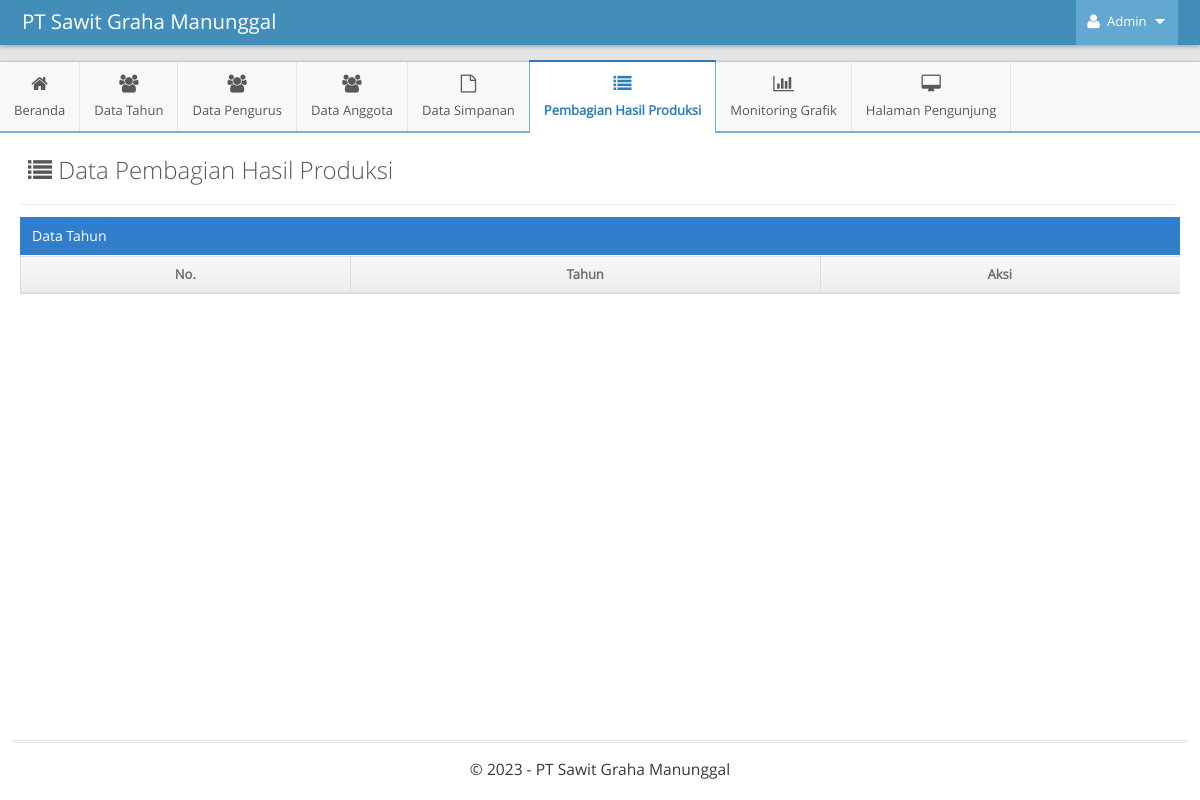
The app's page /admin/indexAdmin.php?p=kelola-pembagian-hasil&m=pembagian-hasil-tahun (signed in), older data.
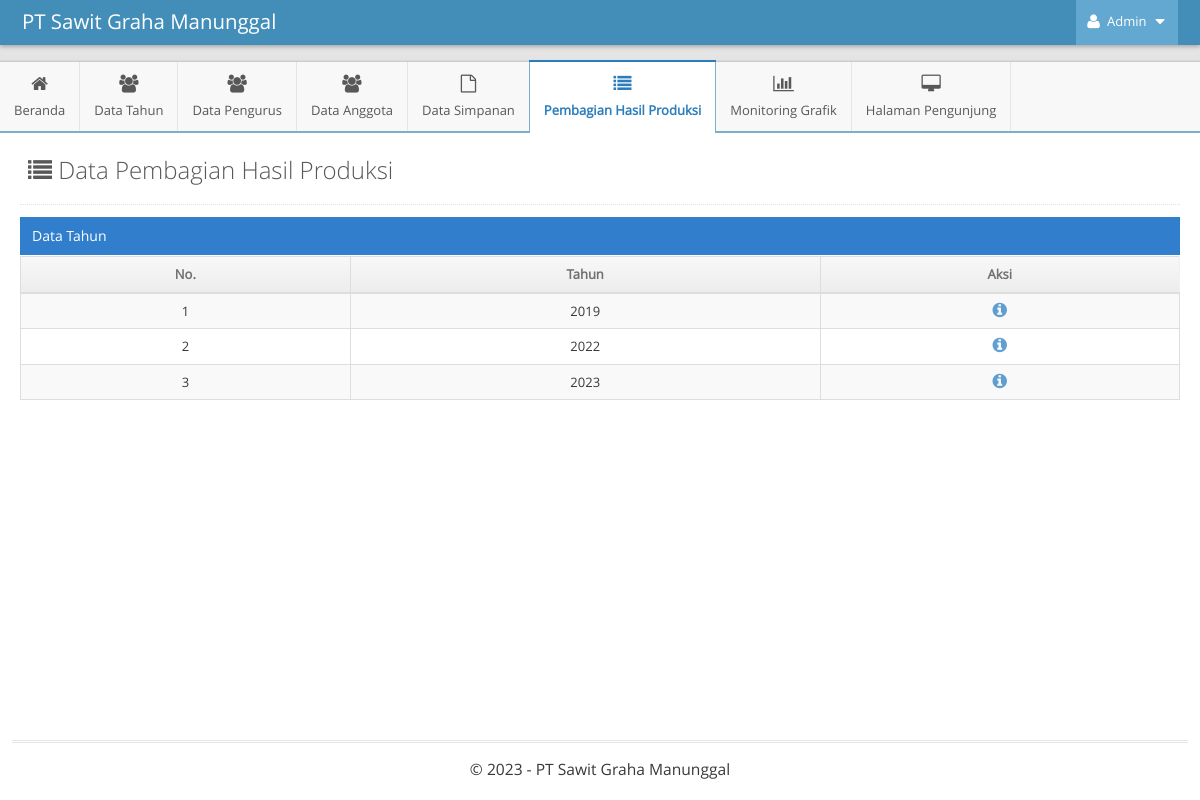
The same page, newer data.
### tables this page shows
CREATE TABLE `tahun` (
  `id` int NOT NULL AUTO_INCREMENT,
  `tahun` int DEFAULT NULL,
  PRIMARY KEY (`id`)
);

### function-show.php (called while the page is built)
<?php
$host = 'localhost';
$username = 'root';
$password = '';
$dbname = 'skripsi-pirda2';
$conn = mysqli_connect($host, $username, $password, $dbname);
function tampilData($query)
{
    global $conn;
    $result = mysqli_query($conn, $query);
    $rows = [];
    while ($row = mysqli_fetch_assoc($result)) {
        $rows[] = $row;
    }
    return $rows;
}
?>

### admin/pages-admin/kelola-pembagian-hasil/pembagian-hasil-tahun.php (the view)
<?php
$query_tampil = "SELECT * FROM tahun";
$tahun = tampilData($query_tampil);
?>
<div class="page-content">
	<div class="page-header">
		<h1 style="color:#585858">
			<i class="ace-icon fa fa-list"></i> Data Pembagian Hasil Produksi
		</h1>
	</div>
	<div class="row">
		<div class="col-xs-12">
			<div class="row">
				<div class="col-xs-12">
					<div class="table-header">
						Data Tahun
					</div>
					<div>
						<table id="dynamic-table" class="table table-striped table-bordered table-hover">
							<thead>
								<tr>
									<th>No.</th>
									<th>Tahun</th>
									<th>Aksi</th>
								</tr>
							</thead>
							<tbody>
								<?php
								$i = 1;
								foreach ($tahun as $value) {
								?>
									<tr>
										<td class="center"><?= $i ?></td>
										<td class="center"><?= $value['tahun'] ?></td>
										<td class="center">
											<div class="action-buttons">
												<a data-rel="tooltip" data-placement="top" title="Data Bulan" class="blue tooltip-info" href="indexAdmin.php?p=kelola-pembagian-hasil&m=pembagian-hasil-bulan&id_tahun=<?=$value['id']?>">
													<i class="ace-icon fa fa-info-circle bigger-130"></i>
												</a>
											</div>
										</td>
									</tr>
								<?php
									$i++;
								}
								?>
							</tbody>
						</table>
					</div>
				</div>
			</div>
		</div>
	</div>
</div>

Row changes from the older to the newer data that the page shows:
added tahun: tahun "2019"
added tahun: tahun "2022"
added tahun: tahun "2023"
